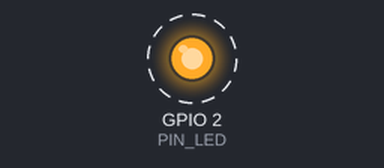
Simulated run of this sketch. Board: ESP32. Parts: output pins drawn as LEDs (lit = HIGH). Dashed ring = blinking. What the sketch prints to the serial monitor is not drawn.

Above: at 0.5 s.
Timing chart, 0 to 4.6 s (numbered marks = the images above):
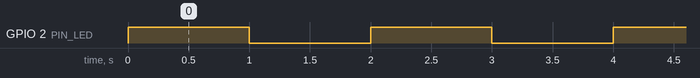

The sketch:

sketch_oct11a.ino
```cpp
// Paso 2: LED parpadeante
const int PIN_LED = 2;   // LED azul integrado del DevKit

void setup() {
  pinMode(PIN_LED, OUTPUT);        // el pin será una salida
  Serial.begin(115200);            // inicia el "chat" con el PC
  Serial.println("Hola, soy tu ESP32!");
}

void loop() {
  digitalWrite(PIN_LED, HIGH);     // enciende
  Serial.println("LED encendido");
  delay(1000);                     // espera 1 segundo
  digitalWrite(PIN_LED, LOW);      // apaga
  Serial.println("LED apagado");
  delay(1000);
}
```

Measured:
- by itself, GPIO 2 (PIN_LED): alternates HIGH for 1.0 s and LOW for 1.0 s
